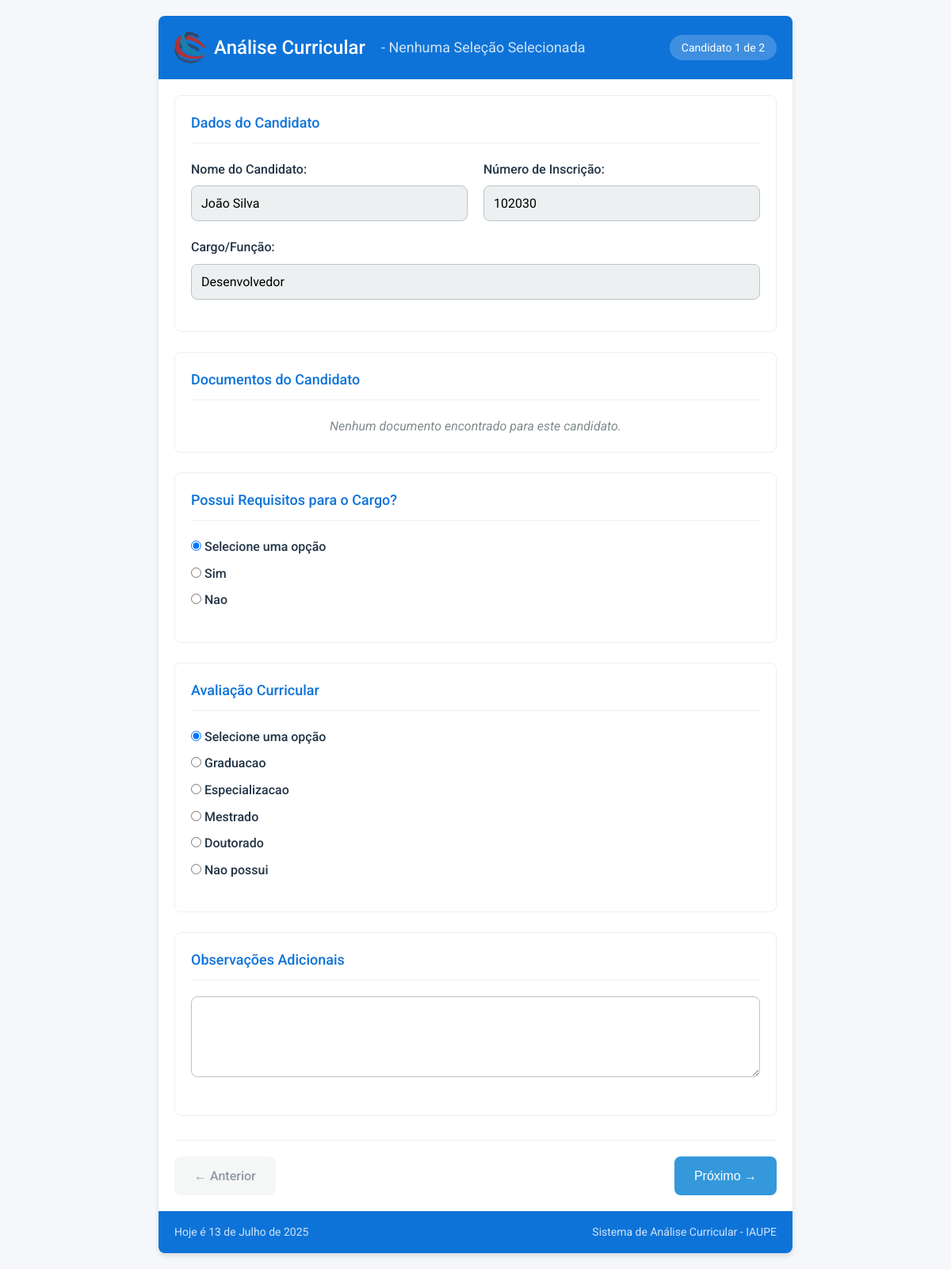
The page /analise/ (signed in) on the database as committed earlier.
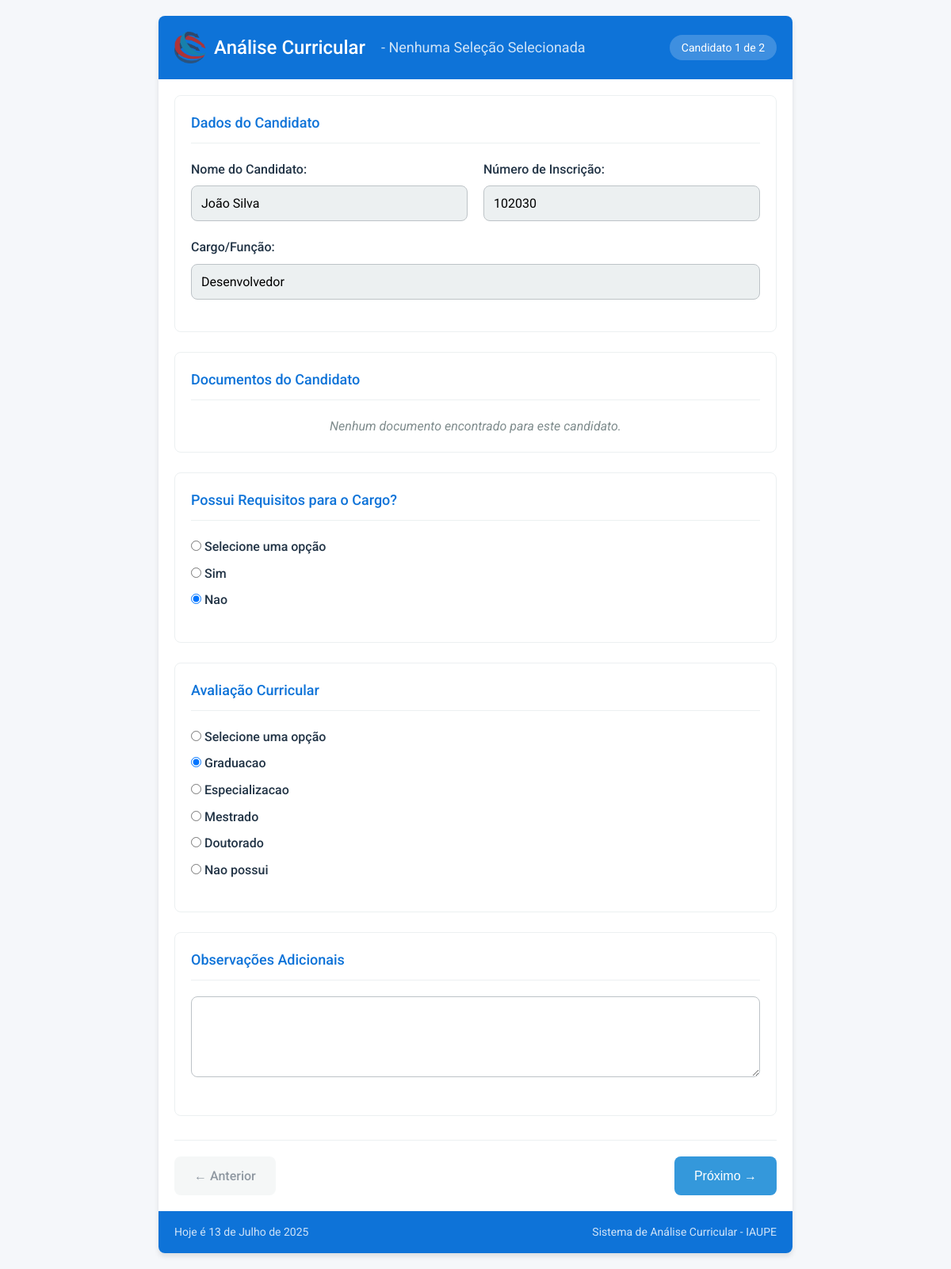
The same page on the database as committed later.
### analise_curricular/models.py (models this page shows, shortened)
class Candidato(models.Model):
    REQUISITO_OPCOES = [
        ('Sim', 'Sim'),
        ('Nao', 'Não'),
    ]
    AVALIACAO_OPCOES = [
        ('Graduacao', 'Graduação'),
        ('Especializacao', 'Especialização'),
        ('Mestrado', 'Mestrado'),
        ('Doutorado', 'Doutorado'),
        ('Nao possui', 'Não possui'),
    ]
    selecao = models.ForeignKey(
        Selecao,
        on_delete=models.SET_NULL,
        null=True,
        blank=True,
        related_name='candidatos_da_selecao', # Mantido o nome que você escolheu
        verbose_name="Seleção"
    )
    nome = models.CharField(max_length=255, verbose_name="Nome do Candidato")
    inscricao = models.CharField(max_length=50, unique=True, verbose_name="Número de Inscrição")
    cargo = models.CharField(max_length=100, verbose_name="Cargo/Função")
    requisito = models.CharField(
        max_length=3,
        choices=REQUISITO_OPCOES,
        blank=True,
        null=True,
        verbose_name="Possui Requisitos para o Cargo"
    )
    avaliacao = models.CharField(
        max_length=15,
        choices=AVALIACAO_OPCOES,
        blank=True,
        null=True,
        verbose_name="Avaliação Curricular"
    )
    justificativa = models.TextField( # Mudei para TextField mas mantendo sua lógica
        blank=True,
        null=True,
        verbose_name="Justificativa (se 'Não possui')"
    )
    observacao = models.TextField(
        blank=True,
        null=True,
        verbose_name="Observações Adicionais"
    )
    pontuacao = models.IntegerField(
        default=0,
        verbose_name="Pontuação"
    )
    data_analise = models.DateField(
        auto_now_add=True,
        verbose_name="Data da Análise"
    )
    analisado = models.BooleanField(
        default=False,
        verbose_name="Analisado"
    )
    class Meta:
        verbose_name = "Candidato"
        verbose_name_plural = "Candidatos"
        ordering = ['nome', 'cargo'] # Mantido seu ordering original

### analise_curricular/views.py (the view, shortened to what this page needs)
# urls.py: path('analise/', views.analisar_candidato, name='analisar_candidato'), # URL sem ID para o primeiro candidato
@login_required
def analisar_candidato(request, candidato_id=None):
    selecao_id = request.session.get('selecao_id')
    selecao_nome = request.session.get('selecao_nome', 'Nenhuma Seleção Selecionada')
    if not selecao_id:
        return redirect('selecionar_selecao')
    candidatos_da_selecao = Candidato.objects.filter(selecao__id=selecao_id).order_by('id')
    total_candidatos = candidatos_da_selecao.count()
    if total_candidatos == 0:
        return render(request, 'Registration/sem_candidatos_na_selecao.html', {'selecao_nome': selecao_nome})
    if candidato_id:
        try:
            candidato = candidatos_da_selecao.get(id=candidato_id)
        except Candidato.DoesNotExist:
            return redirect('analisar_candidato')
    else:
        candidato = candidatos_da_selecao.first()
        if not candidato:
            return render(request, 'Registration/sem_candidatos_na_selecao.html', {'selecao_nome': selecao_nome})
    documentos_candidato = []
    documentos_dir = os.path.join(settings.MEDIA_ROOT, 'candidatos_documentos')
    if request.method == 'POST':
        form = CandidatoForm(request.POST, instance=candidato)
        if form.is_valid():
            form.save()
            next_candidato = candidatos_da_selecao.filter(id__gt=candidato.id).order_by('id').first()
            if next_candidato:
                return redirect('analisar_candidato_com_id', candidato_id=next_candidato.id)
            return redirect('finalizar_analise')
    else:
        form = CandidatoForm(instance=candidato)
    ids_ordenados = list(candidatos_da_selecao.values_list('id', flat=True))
    try:
        indice_atual = ids_ordenados.index(candidato.id) + 1
    except ValueError:
        indice_atual = 0
    anterior_candidato_id = None
    if indice_atual > 1:
        anterior_candidato = candidatos_da_selecao.filter(id__lt=candidato.id).order_by('-id').first()
        if anterior_candidato:
            anterior_candidato_id = anterior_candidato.id
    context = {
        'form': form,
        'indice_atual': indice_atual,
        'total_candidatos': total_candidatos,
        'anterior_candidato_id': anterior_candidato_id,
        'data_formatada': _("Hoje é %(date)s") % {'date': timezone.now().strftime('%d de %B de %Y')},
        'selecao_nome': selecao_nome,
        'documentos_candidato': documentos_candidato,
    }
    return render(request, 'Registration/formulario.html', context)

### analise_curricular/templates/Registration/formulario.html (shortened to what this page needs)
{% load static %}
{% load i18n %}
<!DOCTYPE html>
<html lang="pt-br">
<head>
    <link rel="stylesheet" href="{% static 'CSS/style.css' %}">
</head>
<body>
    <div class="app-container">
        <header class="app-header">
            <h1>
                <img src="{% static 'analise_curricular/icone_IAUPE.ico' %}" alt="IAUPE" class="logo"> Análise Curricular
                {% if selecao_nome %}
                    <span class="selection-name"> - {{ selecao_nome }}</span>
                {% endif %}
            </h1>
            <div class="candidate-counter">Candidato {{ indice_atual }} de {{ total_candidatos }}</div>
        </header>
        <form method="post" enctype="multipart/form-data" class="evaluation-form" id="evaluationForm">
            <section class="candidate-card">
                <h2 class="section-title">Dados do Candidato</h2>
                <div class="candidate-info-group">
                    {% for field in form.visible_fields %}
                        {% if field.name in 'nome,inscricao,cargo' %}
                        <div class="form-group">
                            <label for="{{ field.id_for_label }}">{{ field.label }}:</label>
                            {{ field }}
                        </div>
                        {% endif %}
                    {% endfor %}
                </div>
            </section>
            <section class="evaluation-section">
                <h2 class="section-title">Documentos do Candidato</h2>
                {% if documentos_candidato %}
                    <ul class="document-list">
                        {% for doc in documentos_candidato %}
                        <li>
                            <a href="{{ doc.url }}" target="_blank" class="document-link">
                                <span class="document-icon">📄</span> {{ doc.nome }}
                            </a>
                        </li>
                        {% endfor %}
                    </ul>
                {% else %}
                    <p class="no-documents-message">Nenhum documento encontrado para este candidato.</p>
                {% endif %}
            </section>
        {% for field in form.visible_fields %}
            {% if field.name not in 'nome,inscricao,cargo,justificativa,observacao,motivo_nao_possui' %}
            <section class="evaluation-section">
                <h2 class="section-title">{{ field.label }}</h2>
                <div class="form-group">
                    {{ field }}
                </div>
            </section>
            {% endif %}
        {% endfor %}
        <section class="evaluation-section">
            <h2 class="section-title">{{ form.observacao.label }}</h2>
            <div class="form-group">
                    {{ form.observacao }}
                </div>
            </section>
            <div class="form-navigation">
                {% if anterior_candidato_id %}
                    <a href="{% url 'analisar_candidato_com_id' anterior_candidato_id %}" class="nav-button prev">
                        &larr; Anterior
                    </a>
                {% else %}
                    <span class="nav-button prev disabled">&larr; Anterior</span>
                {% endif %}
                <button type="submit" class="nav-button next" id="submitButton">
                    {% if indice_atual == total_candidatos %}Finalizar{% else %}Próximo &rarr;{% endif %}
                </button>
            </div>
        </form>
        <footer class="app-footer">
            <div class="footer-info">
                <span class="date-info">Hoje é {% now "j \d\e F \d\e Y" %}</span>
                <span class="system-info">Sistema de Análise Curricular - IAUPE</span>
            </div>
        </footer>
    </div>
</body>
</html>

### static/CSS/style.css (style rules this page uses)
:root { --primary-color: #0e73d8; --secondary-color: #3498db; --success-color: #27ae60; --warning-color: #f39c12; --danger-color: #e74c3c; --light-gray: #ecf0f1; --medium-gray: #bdc3c7; --dark-gray: #7f8c8d; --text-color: #223446; --border-radius: 8px; --box-shadow: 0 4px 6px rgba(0, 0, 0, 0.1); }
* { margin: 0; padding: 0; box-sizing: border-box; }
body { font-family: 'Roboto', sans-serif; background-color: #f5f7fa; color: var(--text-color); line-height: 1.6; padding: 20px; }
.app-container { max-width: 800px; margin: 0 auto; background-color: white; box-shadow: var(--box-shadow); border-radius: var(--border-radius); overflow: hidden; }
.app-header { display: flex; justify-content: space-between; align-items: center; padding: 20px; background-color: var(--primary-color); color: white; }
.app-header h1 { font-size: 24px; font-weight: 500; display: flex; align-items: center; gap: 10px; }
.logo { height: 40px; }
.candidate-counter { background-color: rgba(255, 255, 255, 0.2); color: white; padding: 5px 15px; border-radius: 20px; font-size: 14px; }
.evaluation-form { padding: 20px; }
.candidate-card, .evaluation-section { margin-bottom: 25px; padding: 20px; background-color: white; border-radius: var(--border-radius); border: 1px solid var(--light-gray); }
.section-title { font-size: 18px; font-weight: 500; margin-bottom: 20px; color: var(--primary-color); padding-bottom: 10px; border-bottom: 1px solid var(--light-gray); }
.form-group { margin-bottom: 20px; }
.form-group label { display: block; margin-bottom: 8px; font-weight: 500; color: var(--text-color); }
input[type="text"], input[type="number"], textarea, select { width: 100%; padding: 12px; border: 1px solid var(--medium-gray); border-radius: var(--border-radius); font-family: inherit; font-size: 16px; transition: all 0.2s; }
input[type="text"]:read-only, input[type="number"]:read-only { background-color: var(--light-gray); cursor: not-allowed; }
textarea { min-height: 100px; resize: vertical; }
.form-navigation { display: flex; justify-content: space-between; margin-top: 30px; padding-top: 20px; border-top: 1px solid var(--light-gray); }
.nav-button { padding: 12px 25px; border: none; border-radius: var(--border-radius); font-size: 16px; font-weight: 500; cursor: pointer; transition: all 0.2s; display: flex; align-items: center; gap: 8px; }
.nav-button.next { background-color: var(--secondary-color); color: white; }
.nav-button.prev { background-color: var(--light-gray); color: var(--text-color); }
.nav-button.disabled { opacity: 0.5; cursor: not-allowed; }
.app-footer { padding: 15px 20px; background-color: var(--primary-color); color: white; font-size: 14px; }
.footer-info { display: flex; justify-content: space-between; }
.date-info, .system-info { opacity: 0.8; }
.candidate-info-group { display: flex; flex-wrap: wrap; gap: 20px; margin-bottom: 20px; }
.candidate-info-group .form-group { flex: 1 1 calc(33% - 20px); min-width: 250px; margin-bottom: 0; }
.no-documents-message { font-style: italic; color: var(--dark-gray); text-align: center; margin-top: 15px; }
.selection-name { font-size: 18px; color: rgba(255, 255, 255, 0.8); margin-left: 10px; font-weight: 400; }

Rows that differ between the two databases and show on the page:
changed Candidato "João Silva": requisito "☑ Selecione uma opção ☐ Sim ☐ Nao" → "☐ Selecione uma opção ☐ Sim ☑ Nao"; avaliacao "☑ Selecione uma opção ☐ Graduacao ☐ Especializacao ☐ Mestrado ☐ Doutorado ☐ Nao possui" → "☐ Selecione uma opção ☑ Graduacao ☐ Especializacao ☐ Mestrado ☐ Doutorado ☐ Nao possui"
